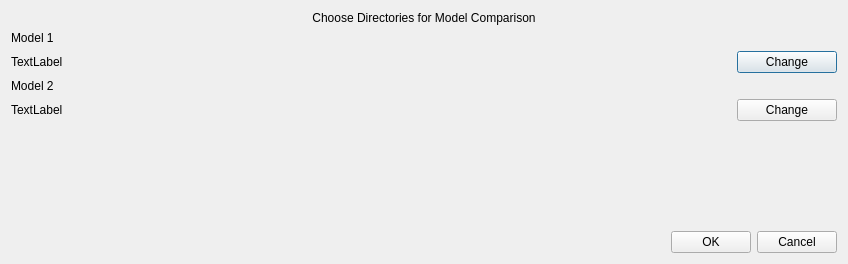
<?xml version="1.0" encoding="UTF-8"?>
<ui version="4.0">
 <class>DialogDirectories</class>
 <widget class="QDialog" name="DialogDirectories">
  <property name="geometry">
   <rect>
    <x>0</x>
    <y>0</y>
    <width>848</width>
    <height>264</height>
   </rect>
  </property>
  <property name="windowTitle">
   <string>Dialog</string>
  </property>
  <layout class="QGridLayout" name="gridLayout">
   <item row="2" column="2">
    <widget class="QPushButton" name="pushButton_change1">
     <property name="maximumSize">
      <size>
       <width>100</width>
       <height>16777215</height>
      </size>
     </property>
     <property name="toolTip">
      <string>Change model 1 directory</string>
     </property>
     <property name="text">
      <string>Change</string>
     </property>
    </widget>
   </item>
   <item row="2" column="0" colspan="2">
    <widget class="QLabel" name="label_directory1">
     <property name="toolTip">
      <string>Usually current directory</string>
     </property>
     <property name="text">
      <string>TextLabel</string>
     </property>
    </widget>
   </item>
   <item row="4" column="0" colspan="2">
    <widget class="QLabel" name="label_directory2">
     <property name="text">
      <string>TextLabel</string>
     </property>
    </widget>
   </item>
   <item row="5" column="0" colspan="3">
    <spacer name="verticalSpacer">
     <property name="orientation">
      <enum>Qt::Vertical</enum>
     </property>
     <property name="sizeHint" stdset="0">
      <size>
       <width>20</width>
       <height>40</height>
      </size>
     </property>
    </spacer>
   </item>
   <item row="4" column="2">
    <widget class="QPushButton" name="pushButton_change2">
     <property name="maximumSize">
      <size>
       <width>100</width>
       <height>16777215</height>
      </size>
     </property>
     <property name="toolTip">
      <string>Change model 2 directory</string>
     </property>
     <property name="text">
      <string>Change</string>
     </property>
    </widget>
   </item>
   <item row="0" column="0" colspan="3">
    <widget class="QLabel" name="label_title">
     <property name="text">
      <string>Choose Directories for Model Comparison</string>
     </property>
     <property name="alignment">
      <set>Qt::AlignCenter</set>
     </property>
    </widget>
   </item>
   <item row="3" column="0" colspan="2">
    <widget class="QLabel" name="label_model2">
     <property name="text">
      <string>Model 2</string>
     </property>
    </widget>
   </item>
   <item row="7" column="0" colspan="3">
    <layout class="QHBoxLayout" name="horizontalLayout">
     <item>
      <spacer name="horizontalSpacer">
       <property name="orientation">
        <enum>Qt::Horizontal</enum>
       </property>
       <property name="sizeHint" stdset="0">
        <size>
         <width>40</width>
         <height>20</height>
        </size>
       </property>
      </spacer>
     </item>
     <item>
      <widget class="QPushButton" name="pushButton_ok">
       <property name="toolTip">
        <string>Accept current choices</string>
       </property>
       <property name="text">
        <string>OK</string>
       </property>
      </widget>
     </item>
     <item>
      <widget class="QPushButton" name="pushButton_cancel">
       <property name="toolTip">
        <string>End process</string>
       </property>
       <property name="text">
        <string>Cancel</string>
       </property>
      </widget>
     </item>
    </layout>
   </item>
   <item row="1" column="0" colspan="2">
    <widget class="QLabel" name="label_model1">
     <property name="toolTip">
      <string>Usually current directory</string>
     </property>
     <property name="text">
      <string>Model 1</string>
     </property>
    </widget>
   </item>
  </layout>
 </widget>
 <resources/>
 <connections/>
</ui>
